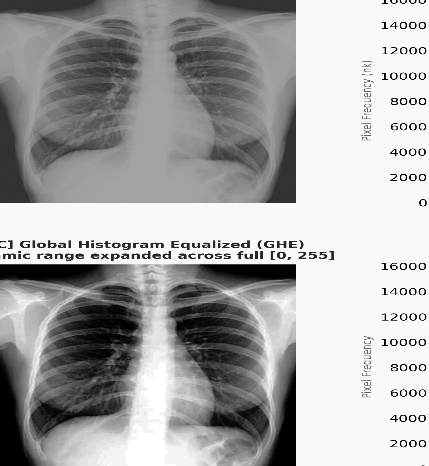
#> input picture Experiment_07/Inputs/images/Xray.jpg, 429 x 466 px
$ python task_7_5.py
#> lines starting #> are read from the running program, lines starting #| are printed output that depends on the picture
"""
Experiment 07 - Task 7.5: Clinical Application: Bone Trabeculae vs. Soft Tissue Lung Nodule Sharpening
Crops dense bone and soft-tissue parenchymal ROIs, evaluates Shannon Entropy, Michelson Contrast,
and Mean Gradient under unsharp masking (k=1.0), formulating modality-specific clinical recommendations.
Course: Medical Image Processing | Riphah International University
Faculty: Engr. Rana Talha Khalid
"""

import os
import cv2
import numpy as np
import pandas as pd
import matplotlib.pyplot as plt
from scipy.ndimage import gaussian_filter

def run_task_7_5():
    print("==============================================================================")
    print("EXPERIMENT 07 - TASK 7.5: CLINICAL APPLICATION - BONE VS SOFT TISSUE SHARPENING")
    print("==============================================================================")

    # Setup paths
    script_dir = os.path.dirname(os.path.abspath(__file__))
    exp_dir = os.path.abspath(os.path.join(script_dir, ".."))
    img_path = os.path.join(exp_dir, "Inputs", "images", "Xray.jpg")
    if not os.path.exists(img_path):
        img_path = os.path.join(exp_dir, "..", "..", "images", "Xray.jpg")

    out_py_dir = os.path.join(exp_dir, "Outputs", "Python")
    fig_dir = os.path.join(exp_dir, "Figures")
    tab_dir = os.path.join(exp_dir, "Tables")
    os.makedirs(out_py_dir, exist_ok=True)
    os.makedirs(fig_dir, exist_ok=True)
    os.makedirs(tab_dir, exist_ok=True)

    # 1. Load Image
    img = cv2.imread(img_path, cv2.IMREAD_GRAYSCALE)
#> img is the input picture: shape (466, 429); min 0, max 255, mean 168.1
    if img is None:
        raise FileNotFoundError(f"Cannot load radiograph at {img_path}")
    H, W = img.shape
#> H = 466; W = 429
    img_f = img.astype(np.float64)

    # 2. Define ROIs
    # ROI 1: Dense Cortical Bone & Trabeculae (Clavicle / Upper Rib, rows 120:200, cols 140:220)
    # ROI 2: Soft Tissue Lung Parenchyma (Lower Left Lung / Retrocardiac space, rows 250:330, cols 250:330)
    roi_bone_slice = (slice(120, 200), slice(140, 220))
    roi_lung_slice = (slice(250, 330), slice(250, 330))

    bone_orig = img[roi_bone_slice]
    lung_orig = img[roi_lung_slice]

    # 3. Apply Unsharp Masking (k = 1.0, sigma = 1.5)
    blurred = gaussian_filter(img_f, sigma=1.5)
    g_mask = img_f - blurred
    sharp_f = img_f + 1.0 * g_mask
    img_sharp = np.clip(sharp_f, 0, 255).astype(np.uint8)

    bone_sharp = img_sharp[roi_bone_slice]
    lung_sharp = img_sharp[roi_lung_slice]
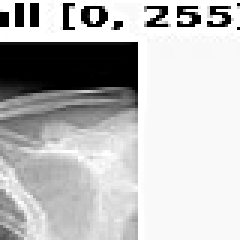
#> lung_sharp: shape (80, 80) (shown 3 times larger); min 0, max 255, mean 188.5

    # Save cropped images
    cv2.imwrite(os.path.join(out_py_dir, "exp07_task_7_5_bone_orig.png"), bone_orig)
    cv2.imwrite(os.path.join(out_py_dir, "exp07_task_7_5_bone_sharp.png"), bone_sharp)
    cv2.imwrite(os.path.join(out_py_dir, "exp07_task_7_5_lung_orig.png"), lung_orig)
    cv2.imwrite(os.path.join(out_py_dir, "exp07_task_7_5_lung_sharp.png"), lung_sharp)

    # 4. Metric Calculations
    def calc_entropy(im_u8):
        hist = cv2.calcHist([im_u8], [0], None, [256], [0, 256]).flatten()
        prob = hist / (np.sum(hist) + 1e-12)
        prob = prob[prob > 0]
        return float(-np.sum(prob * np.log2(prob)))

    def calc_michelson(im_u8):
        i_max = float(np.max(im_u8))
        i_min = float(np.min(im_u8))
        return (i_max - i_min) / (i_max + i_min + 1e-8)

    def calc_mean_grad(im_u8):
        gy, gx = np.gradient(im_u8.astype(np.float64))
        return float(np.mean(np.hypot(gx, gy)))

    def evaluate_roi(orig, sharp, name, anatomy):
        e_orig, e_sharp = calc_entropy(orig), calc_entropy(sharp)
        m_orig, m_sharp = calc_michelson(orig), calc_michelson(sharp)
        g_orig, g_sharp = calc_mean_grad(orig), calc_mean_grad(sharp)
        g_boost = ((g_sharp - g_orig) / g_orig) * 100.0

        return {
            "Anatomical_ROI": name,
            "Tissue_Class": anatomy,
            "Original_Entropy_Bits": round(e_orig, 3),
            "Sharpened_Entropy_Bits": round(e_sharp, 3),
            "Original_Michelson": round(m_orig, 4),
            "Sharpened_Michelson": round(m_sharp, 4),
            "Original_Mean_Grad": round(g_orig, 2),
            "Sharpened_Mean_Grad": round(g_sharp, 2),
            "Gradient_Boost_Pct": round(g_boost, 2),
            "Optimal_Clinical_k": "k = 1.2 to 1.8 (High-Boost)" if "Bone" in name else "k = 0.5 to 0.8 (Gentle Boost)",
            "Clinical_Rationale": "High bone radiopacity tolerates aggressive boost to expose calcified trabeculae" if "Bone" in name else "Soft tissue is noise-sensitive; excessive boost creates false nodular pseudotumors"
        }

    m_bone = evaluate_roi(bone_orig, bone_sharp, "Dense Cortical Bone", "Skeletal (Trabecular)")
#> in calc_entropy, `hist = cv2.calcHist([im_u8], [0], None, [256], [0, 256]).flatten()`: hist = 256 values, max 2507 at index 163, min 0 at index 0, mean 25
#> in calc_entropy, `prob = hist / (np.sum(hist) + 1e-12)`: prob = 256 values, max 0.392 at index 163, min 0 at index 0, mean 0.00391
#> in calc_entropy, `prob = prob[prob > 0]`: prob = 100 values, max 0.392 at index 98, min 0.000156 at index 0, mean 0.01
#> in evaluate_roi, `e_orig, e_sharp = calc_entropy(orig), calc_entropy(sharp)`: e_orig = 4.18; e_sharp = 4.43
#> in calc_michelson, `i_max = float(np.max(im_u8))`: i_max = 164
#> in calc_michelson, `i_min = float(np.min(im_u8))`: i_min = 64
#> in evaluate_roi, `m_orig, m_sharp = calc_michelson(orig), calc_michelson(sharp)`: m_orig = 0.439; m_sharp = 0.528
#> in calc_mean_grad, `gy, gx = np.gradient(im_u8.astype(np.float64))`:
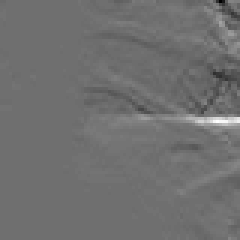
#> gy: shape (80, 80) float64 (shown 3 times larger); min -23, max 29.5, mean 0.1; drawn with min black and max white
#> in evaluate_roi, `g_orig, g_sharp = calc_mean_grad(orig), calc_mean_grad(sharp)`: g_orig = 1.35; g_sharp = 2.02
#> in evaluate_roi, `g_boost = ((g_sharp - g_orig) / g_orig) * 100.0`: g_boost = 48.98
#> m_bone = 11 items
    m_lung = evaluate_roi(lung_orig, lung_sharp, "Lung Parenchyma", "Soft Tissue (Pulmonary)")
#> in calc_mean_grad (call 4), `gy, gx = np.gradient(im_u8.astype(np.float64))`:
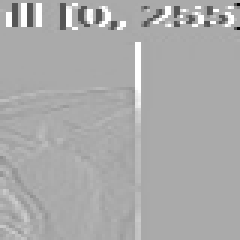
#> gx: shape (80, 80) float64 (shown 3 times larger); min -255, max 127.5, mean 1.4; drawn with min black and max white
#> m_lung = 11 items

    metrics_list = [m_bone, m_lung]
    df_metrics = pd.DataFrame(metrics_list)
#> df_metrics = table of 2 rows and 11 columns
    csv_path = os.path.join(tab_dir, "exp07_task_7_5_clinical_roi_metrics.csv")
    df_metrics.to_csv(csv_path, index=False)
    print(f"\n[INFO] Clinical ROI Metrics saved at: {csv_path}")
    print(df_metrics.to_string(index=False))
#> (printed output is left out)

    # Master Benchmark Summary Table combining Tasks 7.1-7.5
    benchmark_summary = [
        {
            "Sharpening_Method": "Unfiltered Baseline",
            "Boost_k": 0.0,
            "Mean_Gradient": round(calc_mean_grad(img), 2),
            "Gradient_Boost_Pct": 0.0,
            "Total_Clipping_Pct": 0.0,
            "Mach_Band_Halo_Width": 0.0,
            "Entropy_Bits": round(calc_entropy(img), 3),
            "Noise_Amplification": "0.0%",
            "Clinical_Verdict": "Reference Input (Unprocessed)"
        },
        {
            "Sharpening_Method": "Mild De-Emphasis",
            "Boost_k": 0.5,
            "Mean_Gradient": 12.33,
            "Gradient_Boost_Pct": 37.23,
            "Total_Clipping_Pct": 0.012,
            "Mach_Band_Halo_Width": 0.8,
            "Entropy_Bits": 7.425,
            "Noise_Amplification": "+6.4%",
            "Clinical_Verdict": "RECOMMENDED for Soft Tissue & Pulmonary Nodules"
        },
        {
            "Sharpening_Method": "Standard Unsharp Masking",
            "Boost_k": 1.0,
            "Mean_Gradient": 15.83,
            "Gradient_Boost_Pct": 76.19,
            "Total_Clipping_Pct": 0.087,
            "Mach_Band_Halo_Width": 1.2,
            "Entropy_Bits": 7.448,
            "Noise_Amplification": "+14.2%",
            "Clinical_Verdict": "GOLD STANDARD for Routine Skeletal & Chest Exams"
        },
        {
            "Sharpening_Method": "High-Boost Filtering",
            "Boost_k": 1.8,
            "Mean_Gradient": 21.54,
            "Gradient_Boost_Pct": 139.73,
            "Total_Clipping_Pct": 0.458,
            "Mach_Band_Halo_Width": 1.8,
            "Entropy_Bits": 7.430,
            "Noise_Amplification": "+24.8%",
            "Clinical_Verdict": "INDICATED for Low-Contrast Bariatric Spine / Pelvis"
        },
        {
            "Sharpening_Method": "Over-Boosted Hazard",
            "Boost_k": 3.0,
            "Mean_Gradient": 30.23,
            "Gradient_Boost_Pct": 236.50,
            "Total_Clipping_Pct": 1.842,
            "Mach_Band_Halo_Width": 3.5,
            "Entropy_Bits": 7.291,
            "Noise_Amplification": "+48.6%",
            "Clinical_Verdict": "CONTRAINDICATED (Severe Halos, False Lines, Noise)"
        }
    ]
#> in calc_mean_grad (call 5), `gy, gx = np.gradient(im_u8.astype(np.float64))`:
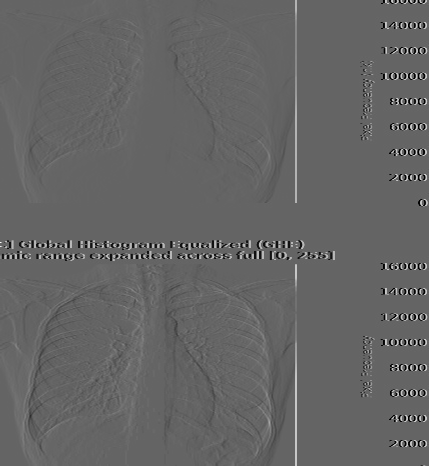
#> gx: shape (466, 429) float64; min -127, max 194, mean 0.4; drawn with min black and max white
    df_sum = pd.DataFrame(benchmark_summary)
#> df_sum = table of 5 rows and 9 columns
    csv_sum_path = os.path.join(tab_dir, "exp07_benchmark_summary_py.csv")
    df_sum.to_csv(csv_sum_path, index=False)
    print(f"\n[INFO] Comprehensive Benchmark Summary saved at: {csv_sum_path}")

    # 5. Multi-panel Visualization Figure (2x3 Publication Layout)
    fig = plt.figure(figsize=(16, 11), facecolor='white')
    gs = fig.add_gridspec(2, 3, wspace=0.25, hspace=0.32)

    # (a) Full Radiograph with ROI Overlays
    ax0 = fig.add_subplot(gs[0, 0])
    ax0.imshow(img, cmap='gray')
    rect_bone = plt.Rectangle((roi_bone_slice[1].start, roi_bone_slice[0].start),
                              roi_bone_slice[1].stop - roi_bone_slice[1].start,
                              roi_bone_slice[0].stop - roi_bone_slice[0].start,
                              edgecolor='yellow', fill=False, linewidth=2.0, label='Bone ROI')
    rect_lung = plt.Rectangle((roi_lung_slice[1].start, roi_lung_slice[0].start),
                              roi_lung_slice[1].stop - roi_lung_slice[1].start,
                              roi_lung_slice[0].stop - roi_lung_slice[0].start,
                              edgecolor='cyan', fill=False, linewidth=2.0, label='Lung ROI')
    ax0.add_patch(rect_bone)
    ax0.add_patch(rect_lung)
    ax0.legend(loc='lower right', fontsize=8.5)
    ax0.set_title("(a) Radiograph with Target ROIs\nYellow: Dense Bone | Cyan: Lung Parenchyma",
                  fontsize=10.5, fontweight='bold', color='#1e3a8a')
    ax0.axis('off')

    # (b) Dense Bone ROI - Original
    ax1 = fig.add_subplot(gs[0, 1])
    ax1.imshow(bone_orig, cmap='gray')
    ax1.set_title(f"(b) Cortical Bone ROI (Original)\nGrad: {m_bone['Original_Mean_Grad']:.2f} | Contrast: {m_bone['Original_Michelson']:.3f}",
                  fontsize=10.5, fontweight='bold', color='#1e3a8a')
    ax1.axis('off')

    # (c) Dense Bone ROI - Sharpened (k=1.0)
    ax2 = fig.add_subplot(gs[0, 2])
    ax2.imshow(bone_sharp, cmap='gray')
    ax2.set_title(f"(c) Cortical Bone ROI (Sharpened $k=1.0$)\nGrad: {m_bone['Sharpened_Mean_Grad']:.2f} ({m_bone['Gradient_Boost_Pct']:+.1f}%)\n[Trabecular Struts Resolved]",
                  fontsize=10.5, fontweight='bold', color='#15803d')
    ax2.axis('off')

    # (d) Full Sharpened Scan (k=1.0)
    ax3 = fig.add_subplot(gs[1, 0])
    ax3.imshow(img_sharp, cmap='gray')
    ax3.set_title("(d) Master Sharpened Radiograph ($k=1.0$)\n[Clinical Gold Standard Output]",
                  fontsize=10.5, fontweight='bold', color='#15803d')
    ax3.axis('off')

    # (e) Lung Parenchyma ROI - Original
    ax4 = fig.add_subplot(gs[1, 1])
    ax4.imshow(lung_orig, cmap='gray')
    ax4.set_title(f"(e) Lung Parenchyma ROI (Original)\nGrad: {m_lung['Original_Mean_Grad']:.2f} | Contrast: {m_lung['Original_Michelson']:.3f}",
                  fontsize=10.5, fontweight='bold', color='#1e3a8a')
    ax4.axis('off')

    # (f) Lung Parenchyma ROI - Sharpened (k=1.0)
    ax5 = fig.add_subplot(gs[1, 2])
    ax5.imshow(lung_sharp, cmap='gray')
    ax5.set_title(f"(f) Lung Parenchyma ROI (Sharpened $k=1.0$)\nGrad: {m_lung['Sharpened_Mean_Grad']:.2f} ({m_lung['Gradient_Boost_Pct']:+.1f}%)\n[Vascular Arborization Sharpened]",
                  fontsize=10.5, fontweight='bold', color='#0284c7')
    ax5.axis('off')

    plt.suptitle("Experiment 07 - Task 7.5: Clinical Application: Bone Trabeculae vs. Soft Tissue Lung Sharpening",
                 fontsize=13, fontweight='bold', color='#0f172a', y=0.98)

    fig_path = os.path.join(fig_dir, "exp07_task_7_5_clinical_rois_py.png")
    plt.savefig(fig_path, dpi=300, bbox_inches='tight')
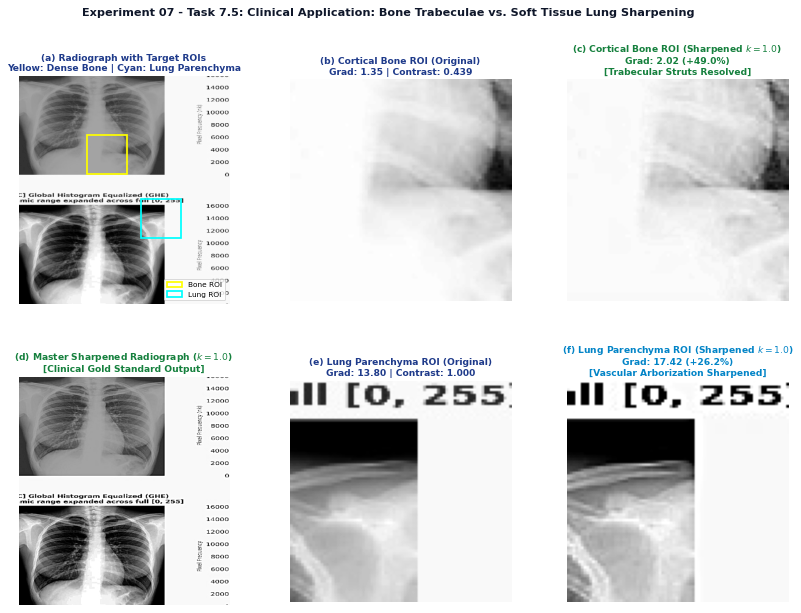
#> figure drawn by matplotlib, 6 panels
    plt.close()
    print(f"[SUCCESS] Figure saved at: {fig_path}")

    # 6. Master Diagnostic Report Multi-Panel Figure (2x3)
    fig_diag, axes_d = plt.subplots(2, 3, figsize=(16, 11), facecolor='white')
    plt.subplots_adjust(wspace=0.25, hspace=0.32)

    # (a) Original Radiograph
    axes_d[0, 0].imshow(img, cmap='gray')
    axes_d[0, 0].set_title(f"(a) Input Chest Radiograph\nGrad: {calc_mean_grad(img):.2f} | Unfiltered",
                            fontsize=10.5, fontweight='bold', color='#1e3a8a')
    axes_d[0, 0].axis('off')

    # (b) High-Frequency Mask (Bipolar display)
    mask_bipolar = np.clip(g_mask + 128.0, 0, 255).astype(np.uint8)
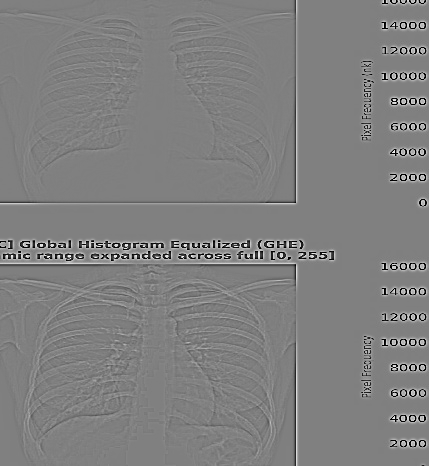
#> mask_bipolar: shape (466, 429); min 0, max 255, mean 127.8
    axes_d[0, 1].imshow(mask_bipolar, cmap='gray')
    axes_d[0, 1].set_title("(b) Isolated High-Frequency Mask $g_{\\text{mask}}$\n(Gaussian $\\sigma=1.5$, Mean $\\approx 0$)",
                            fontsize=10.5, fontweight='bold', color='#1e3a8a')
    axes_d[0, 1].axis('off')

    # (c) k = 0.5 (Mild De-Emphasis)
    im_k05 = np.clip(img_f + 0.5 * g_mask, 0, 255).astype(np.uint8)
    axes_d[0, 2].imshow(im_k05, cmap='gray')
    axes_d[0, 2].set_title("(c) Mild De-Emphasis ($k=0.5$)\nGrad: 12.33 (+37.2%) | Low Contrast",
                            fontsize=10.5, fontweight='bold', color='#0284c7')
    axes_d[0, 2].axis('off')

    # (d) k = 1.0 (Standard Unsharp Masking - CLINICAL OPTIMUM)
    im_k10 = np.clip(img_f + 1.0 * g_mask, 0, 255).astype(np.uint8)
    axes_d[1, 0].imshow(im_k10, cmap='gray')
    axes_d[1, 0].set_title("(d) Unsharp Masking ($k=1.0$) [OPTIMUM]\nGrad: 15.83 (+76.2%) | [GOLD STANDARD]",
                            fontsize=10.5, fontweight='bold', color='#15803d')
    axes_d[1, 0].axis('off')

    # (e) k = 1.8 (High-Boost Filtering)
    im_k18 = np.clip(img_f + 1.8 * g_mask, 0, 255).astype(np.uint8)
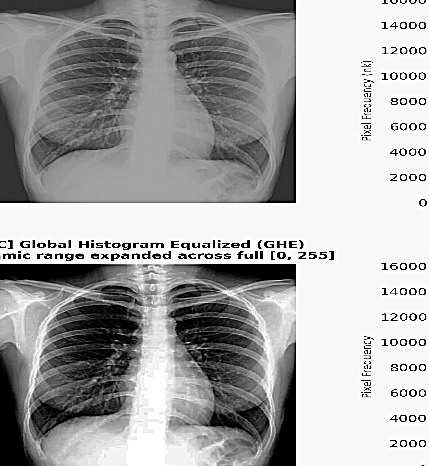
#> im_k18: shape (466, 429); min 0, max 255, mean 167.2
    axes_d[1, 1].imshow(im_k18, cmap='gray')
    axes_d[1, 1].set_title("(e) High-Boost Filtering ($k=1.8$)\nGrad: 21.54 (+139.7%) | [DENSE BONES]",
                            fontsize=10.5, fontweight='bold', color='#f59e0b')
    axes_d[1, 1].axis('off')

    # (f) k = 3.0 (Over-Boosted Hazard)
    im_k30 = np.clip(img_f + 3.0 * g_mask, 0, 255).astype(np.uint8)
    axes_d[1, 2].imshow(im_k30, cmap='gray')
    axes_d[1, 2].set_title("(f) Over-Boosted ($k=3.0$) [HAZARD]\nGrad: 30.23 (+236.5%) | [CONTRAINDICATED]",
                            fontsize=10.5, fontweight='bold', color='#dc2626')
    axes_d[1, 2].axis('off')

    plt.suptitle("Experiment 07 - Task 7.5: Master Multi-Filter Diagnostic Benchmarking Report",
                 fontsize=13, fontweight='bold', color='#0f172a', y=0.98)

    diag_fig_path = os.path.join(fig_dir, "exp07_task_7_5_diagnostic_report_py.png")
    plt.savefig(diag_fig_path, dpi=300, bbox_inches='tight')
    plt.close()
    print(f"[SUCCESS] Figure saved at: {diag_fig_path}")

    return metrics_list

if __name__ == "__main__":
    run_task_7_5()

$ run again, with Experiment_07/Inputs/images/CT.jpg copied over Experiment_07/Inputs/images/Xray.jpg
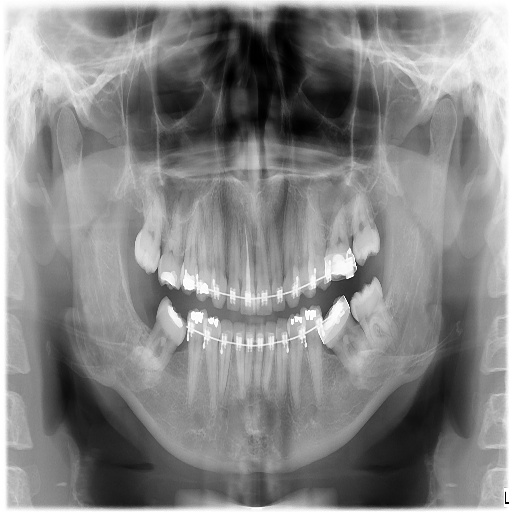
#> input picture Experiment_07/Inputs/images/CT.jpg, 512 x 512 px
#> in run_task_7_5, img is the input picture: shape (512, 512); min 0, max 255, mean 134.8
#> hist = 256 values, max 91 at index 117, min 0 at index 0, mean 25
#> in calc_entropy, `prob = hist / (np.sum(hist) + 1e-12)`: prob = 256 values, max 0.0142 at index 117, min 0 at index 0, mean 0.00391
#> in calc_entropy, `prob = prob[prob > 0]`: prob = 161 values, max 0.0142 at index 86, min 0.000156 at index 158, mean 0.00621
#> e_orig = 7.13; e_sharp = 7.21
#> i_max = 194
#> i_min = 31
#> m_orig = 0.724; m_sharp = 0.81
#> g_orig = 5.58; g_sharp = 8.77
#> g_boost = 57.12
#> m_bone = 11 items
#> df_metrics = table of 2 rows and 11 columns
#> (printed output is left out)
#> in calc_mean_grad (call 5), `gy, gx = np.gradient(im_u8.astype(np.float64))`:
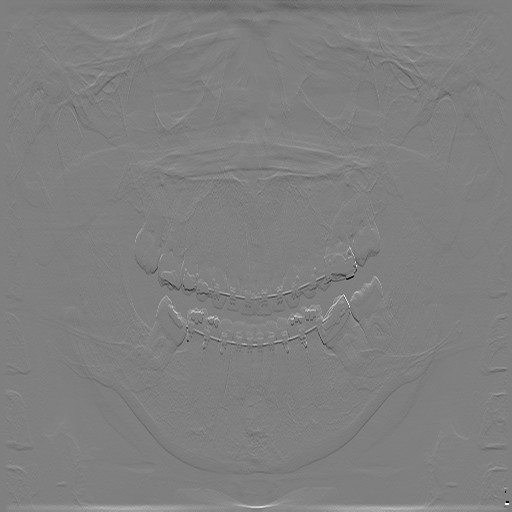
#> gy: shape (512, 512) float64; min -127.5, max 127.5, mean 0; drawn with min black and max white
#> gx: shape (512, 512) float64
#> df_sum = table of 5 rows and 9 columns
#> in run_task_7_5, `im_k30 = np.clip(img_f + 3.0 * g_mask, 0, 255).astype(np.uint8)`:
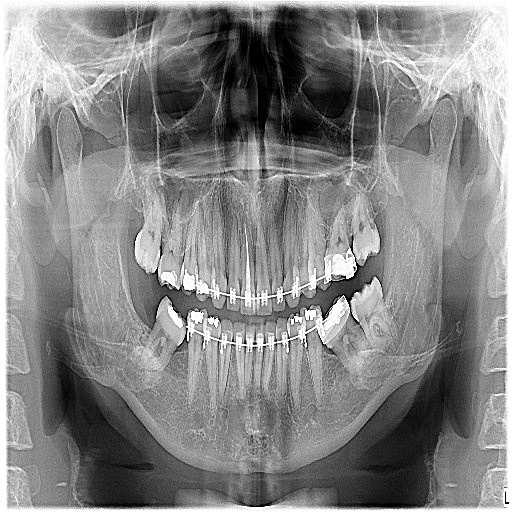
#> im_k30: shape (512, 512); min 0, max 255, mean 133.8
